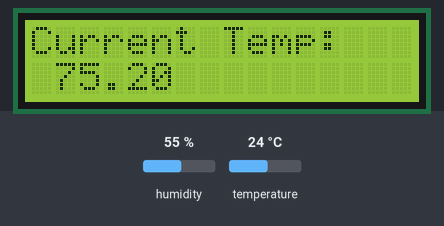
A sketch run on a simulated ESP32. Shown: 16×2 character LCD. The test bench sets the inputs (shaded band); at power-on: temperature 24 °C, humidity 55 %. What the sketch prints to the serial monitor is not drawn.

Above: at 3.2 s.
3.3 s: temperature set to 12 °C
At 5.1 s:
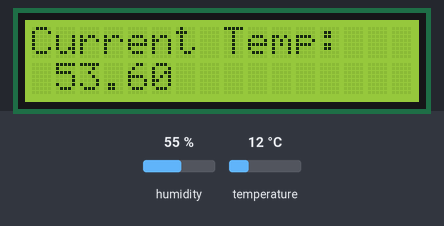
6.0 s: temperature set to 19 °C
At 6.5 s:
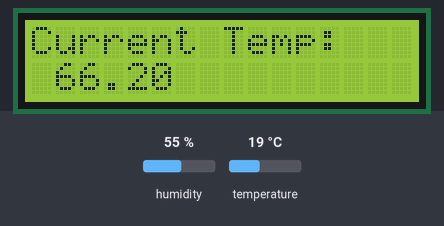
8.7 s: temperature set to 28 °C
At 11.7 s:
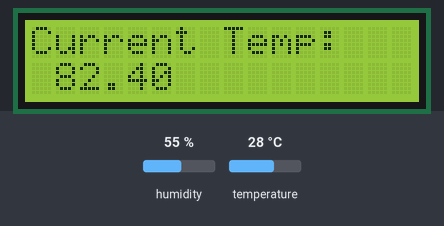
Timing chart, 0 to 13.2 s (numbered marks = the images above; inputs shaded):
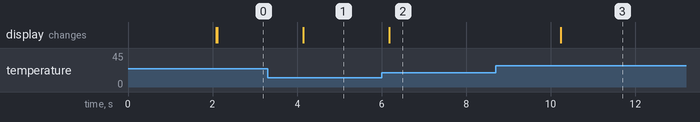

The sketch:

temperature-display-working.ino
```cpp
#include <DHT.h>
#include <DHT_U.h>
#include "freertos/freertos.h"
#include "freertos/queue.h"
#include "freertos/semphr.h"
#include <LiquidCrystal.h>

#define RING_BUFFER_SIZE 15

LiquidCrystal lcd(19, 23, 18, 17, 16, 15);
DHT dht(26, DHT11);

//Globals
QueueHandle_t queue;
SemaphoreHandle_t mutexT1T2;
SemaphoreHandle_t mutexT2T3;
UBaseType_t maxCount;


// [][][][][][][][][][][][] Ring Buffer Stuff [][][][][][][][][][][][][][][]

//define the struct for the ring buffer ----
typedef struct {
  float ringbuffer[RING_BUFFER_SIZE];
  int head;
  int tail;
  SemaphoreHandle_t semaCount;
} RingBuffer;

//actually instantiate the ring buffer struct
RingBuffer temperBuffer;

//ring buffer initializer function -------------
void RingBuffer_Init(RingBuffer* rb) {
  rb->head = 0;
  rb->tail = 0;
  //create counting semaphore for ring buffer between loadTemp and displayTemp task
  rb->semaCount = xSemaphoreCreateCounting(RING_BUFFER_SIZE, 0);
  if(rb->semaCount != NULL ) {
      Serial.println("Ring buffer semaphore created.");
  }

}

//write to ring buffer function ------
void RingBuffer_Write(RingBuffer* rb, float temperdata) {

  //start overwriting of oldest value, BUT check if mutex is available for the rb
  if (xSemaphoreTake(mutexT2T3, portMAX_DELAY) == pdTRUE) {

    int nextHead = (rb->head+1) % RING_BUFFER_SIZE;
    if (nextHead != rb->tail) {
      rb->ringbuffer[rb->head] = temperdata;
      rb->head = nextHead;

      //let task3 know there's readings in the ring buffer
      xSemaphoreGive(rb->semaCount);
    }

    //return ring buffer mutex
    xSemaphoreGive(mutexT2T3);

  }

}

//read from ring buffer function ------
int RingBuffer_Read(RingBuffer* rb, float* temperdata) {
    //wait for temp reading in ring buffer
    if (xSemaphoreTake(rb->semaCount, portMAX_DELAY) == pdTRUE) {

        //BUT check if mutex is available for the rb
        if (xSemaphoreTake(mutexT2T3, portMAX_DELAY) == pdTRUE) {
          *temperdata = rb->ringbuffer[rb->tail]; // Retrieve the data
          rb->tail = (rb->tail + 1) % RING_BUFFER_SIZE; // Move tail forward

          //return ring buffer mutex
          xSemaphoreGive(mutexT2T3);

          return 1; // Indicate success
        }
    }

    return 0;
}


//(Task 1) - function to pass data from DHT11 to shared queue
void readTemp(void *parameter) {

  while (true) {
    // if (xSemaphoreTake(mutexT1T2, 1) == pdTRUE) {

      //read temp from DHT11
      float temp = dht.readTemperature(true);
      //send temp to queue
      xQueueSendToBack(queue, &temp, 1);
      //return mutex
      // xSemaphoreGive(mutexT1T2);
      }

    vTaskDelay(2000);
  // }
}


//(Task 2) - function to pass data from shared queue to shared ring buffer
void queuetoRing(void *parameter) {

  while (true) {

    //float to store the temp reading from the queue
    float queueRec;

    //process for reading from DHT11 and putting temp into queue
    // if (xSemaphoreTake(mutexT1T2, portMAX_DELAY) == pdTRUE) {

      //read temp from queue and put in queueRec
      xQueueReceive(queue, &queueRec, portMAX_DELAY);

      //write into ring buffer
      RingBuffer_Write(&temperBuffer, queueRec);

      //return queue mutex
      // xSemaphoreGive(mutexT1T2);

    // }
  }
}

//(Task 3) - function to get data from shared ring buffer and print to Serial
void ringToSerial(void *parameter) {

  while (true) {

    //float to store the temp reading from the queue
    float ringRec;

    //write into ring buffer
    RingBuffer_Read(&temperBuffer, &ringRec);
    lcd.print(ringRec);
    // Serial.println(ringRec);
    lcd.setCursor(1,1);


  }
}


void setup() {

  //delay to ensure everything loads
  delay(2000);

  //start DHT11 input
  dht.begin();

  //start LCD1602 input
  lcd.begin(16,2);
  lcd.clear();
  lcd.print("Current Temp:");
  lcd.setCursor(1,1);
  //start the serial monitor
  Serial.begin(9600);

  //create the queue for task1 <> task 2
  queue = xQueueCreate(15, sizeof(float));

  //create the ring buffer object for task2 <> task 3
  RingBuffer_Init(&temperBuffer);

  //create mutexs for queue and ring buffer between task1 <> task 2 <> task 3
  mutexT1T2 = xSemaphoreCreateMutex();
  if( mutexT1T2 != NULL ) {
      Serial.println("Queue mutex created.");
   }
  mutexT2T3 = xSemaphoreCreateMutex();
  if( mutexT2T3 != NULL ) {
      Serial.println("Ring buffer mutex created.");
   }


  xTaskCreate(readTemp, "DHT2Queue", 2048, NULL, 1, NULL);
  xTaskCreate(queuetoRing, "Queue2Ring", 2048, NULL, 1, NULL);
  xTaskCreate(ringToSerial, "Ring2Serial", 2048, NULL, 1, NULL);

}

void loop() {

}
```

Measured:
- after the input at 3.3 s, the display: changes after 0.85 s (image 1)
- after the input at 6.0 s, the display: changes after 0.18 s (image 2)
- after the input at 8.7 s, the display: changes after 1.5 s (image 3)
